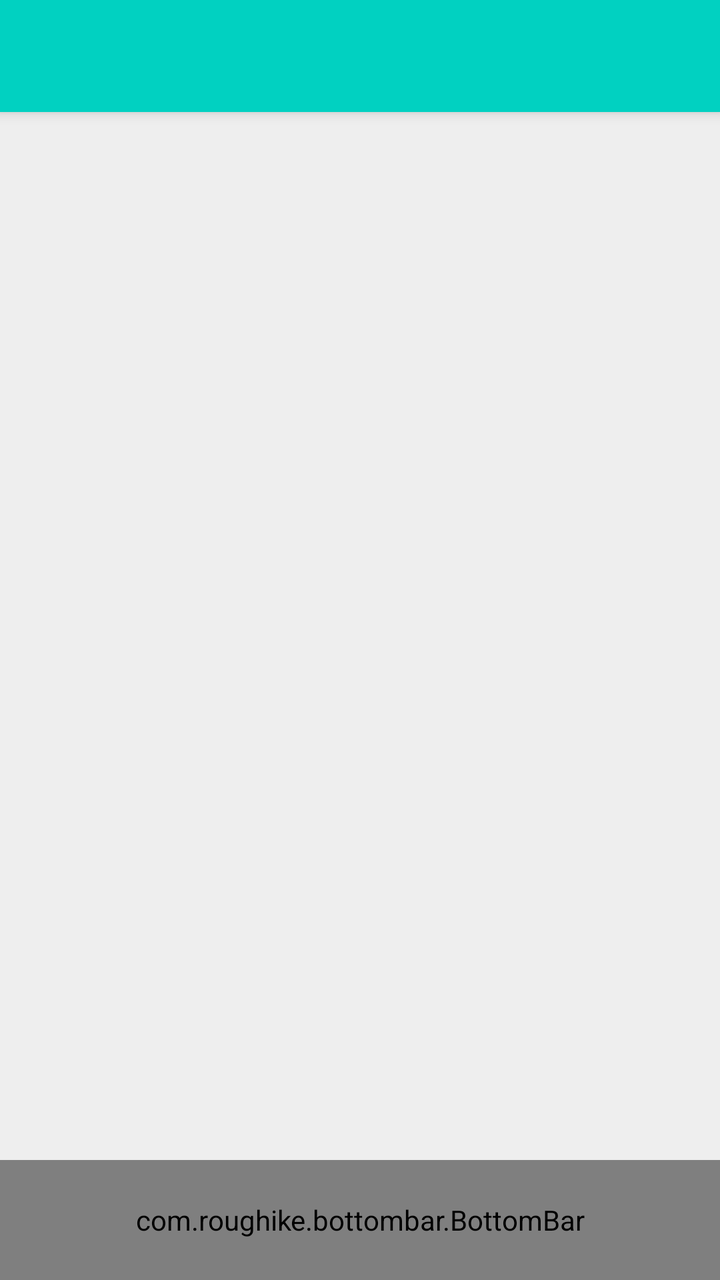
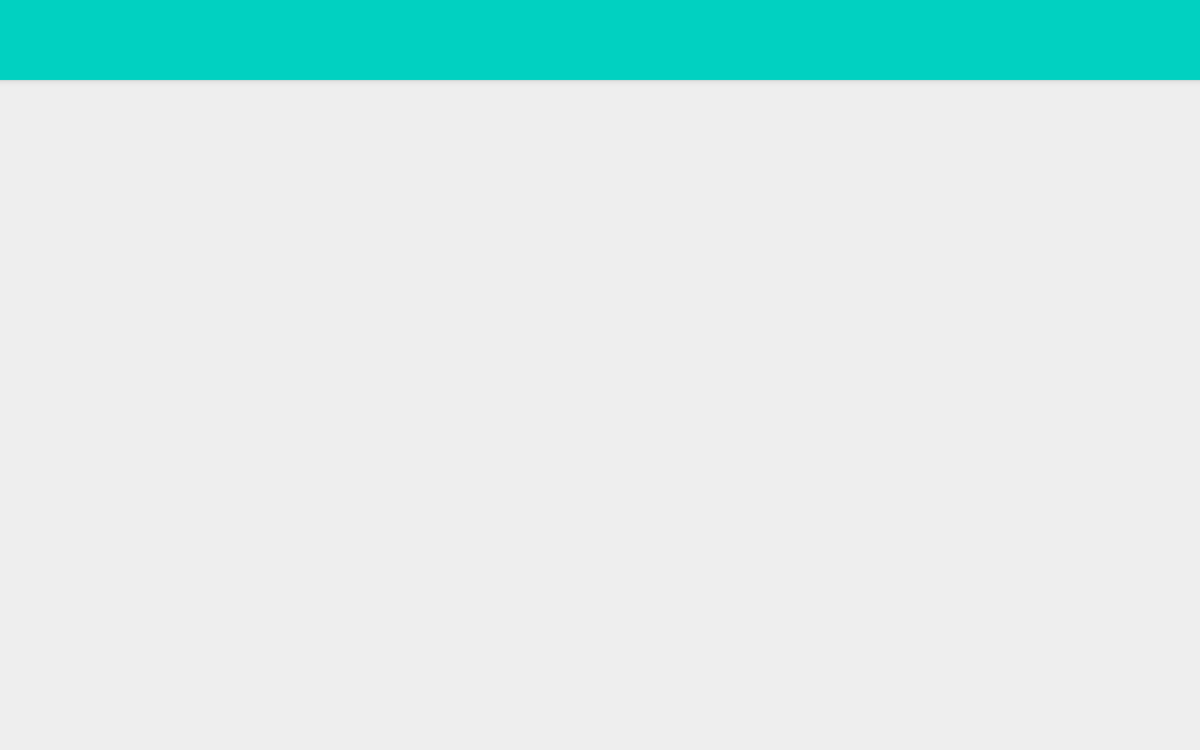

Compare how this app lays out the same screen by default and in its alternative resource folder. The renders come first, then the two layout files and the values they reference.
<!-- AndroidManifest.xml: activity theme AppTheme.NoActionBar -->
<!-- res/layout/activity_home.xml -->
<?xml version="1.0" encoding="utf-8"?>
<android.support.design.widget.CoordinatorLayout xmlns:android="http://schemas.android.com/apk/res/android"
    xmlns:app="http://schemas.android.com/apk/res-auto"
    xmlns:tools="http://schemas.android.com/tools"
    android:id="@+id/coordinatorLayout"
    android:layout_width="match_parent"
    android:layout_height="match_parent"
    android:fitsSystemWindows="true"
    tools:context="com.vipulasri.artisto.activity.arts.HomeActivity">

    <android.support.design.widget.AppBarLayout
        android:layout_width="match_parent"
        android:layout_height="wrap_content"
        android:theme="@style/AppTheme.AppBarOverlay">

        <android.support.v7.widget.Toolbar
            android:id="@+id/toolbar"
            android:layout_width="match_parent"
            android:layout_height="?attr/actionBarSize"
            android:background="?attr/colorPrimary"
            app:popupTheme="@style/AppTheme.PopupOverlay" />

    </android.support.design.widget.AppBarLayout>

    <include layout="@layout/content_home" />

    <com.roughike.bottombar.BottomBar
        android:id="@+id/bottomBar"
        android:layout_width="match_parent"
        android:layout_height="60dp"
        android:layout_gravity="bottom"
        android:background="@color/colorPrimary"
        app:bb_tabXmlResource="@xml/bottombar_tabs"
        app:bb_inActiveTabAlpha="0.5"
        app:bb_activeTabAlpha="1"
        app:bb_inActiveTabColor="#222222"
        app:bb_activeTabColor="@color/colorWhite"
        app:bb_behavior="shy"
        app:bb_showShadow="true"/>

</android.support.design.widget.CoordinatorLayout>
<!-- res/layout/content_home.xml (included above) -->
<?xml version="1.0" encoding="utf-8"?>
<RelativeLayout xmlns:android="http://schemas.android.com/apk/res/android"
    xmlns:app="http://schemas.android.com/apk/res-auto"
    xmlns:tools="http://schemas.android.com/tools"
    android:layout_width="match_parent"
    android:layout_height="match_parent"
    android:background="@color/colorBackground"
    app:layout_behavior="@string/appbar_scrolling_view_behavior"
    tools:context=".activity.arts.HomeActivity"
    tools:showIn="@layout/activity_home">

    <FrameLayout
        android:id="@+id/homeFragment"
        android:layout_width="match_parent"
        android:layout_height="match_parent" />

</RelativeLayout>
<!-- resources referenced by this layout -->
<resources>
  <color name="colorBackground">@color/colorGrey200</color>
  <color name="colorPrimary">#01d1c1</color>
  <color name="colorWhite">#fff</color>
  <style name="AppTheme.AppBarOverlay" parent="ThemeOverlay.AppCompat.Dark.ActionBar" />
  <style name="AppTheme.PopupOverlay" parent="ThemeOverlay.AppCompat.Light" />
  <!-- from res/values-v21/ -->
  <style name="AppTheme.NoActionBar">
          <item name="windowActionBar">false</item>
          <item name="windowNoTitle">true</item>
          <item name="android:windowDrawsSystemBarBackgrounds">true</item>
          
      </style>
  <color name="colorGrey200">#eeeeee</color>
</resources>
<!-- res/layout-w900dp/activity_home.xml (the repository's variant of the layout above) -->
<!-- drawn on a 7-inch tablet turned sideways -->
<?xml version="1.0" encoding="utf-8"?>
<android.support.design.widget.CoordinatorLayout xmlns:android="http://schemas.android.com/apk/res/android"
    xmlns:app="http://schemas.android.com/apk/res-auto"
    xmlns:tools="http://schemas.android.com/tools"
    android:id="@+id/coordinatorLayout"
    android:layout_width="match_parent"
    android:layout_height="match_parent"
    android:fitsSystemWindows="true"
    tools:context="com.vipulasri.artisto.activity.arts.HomeActivity">

    <android.support.design.widget.AppBarLayout
        android:layout_width="match_parent"
        android:layout_height="wrap_content"
        android:theme="@style/AppTheme.AppBarOverlay">

        <android.support.v7.widget.Toolbar
            android:id="@+id/toolbar"
            android:layout_width="match_parent"
            android:layout_height="?attr/actionBarSize"
            android:background="?attr/colorPrimary"
            app:popupTheme="@style/AppTheme.PopupOverlay" />

    </android.support.design.widget.AppBarLayout>

    <include layout="@layout/content_home" />

</android.support.design.widget.CoordinatorLayout>
<!-- resources referenced by the variant -->
<!-- as a 7-inch tablet turned sideways resolves them -->
<resources>
  <color name="colorBackground">@color/colorGrey200</color>
  <style name="AppTheme.AppBarOverlay" parent="ThemeOverlay.AppCompat.Dark.ActionBar" />
  <style name="AppTheme.PopupOverlay" parent="ThemeOverlay.AppCompat.Light" />
  <!-- from res/values-v21/ -->
  <style name="AppTheme.NoActionBar">
          <item name="windowActionBar">false</item>
          <item name="windowNoTitle">true</item>
          <item name="android:windowDrawsSystemBarBackgrounds">true</item>
          
      </style>
  <color name="colorGrey200">#eeeeee</color>
</resources>
